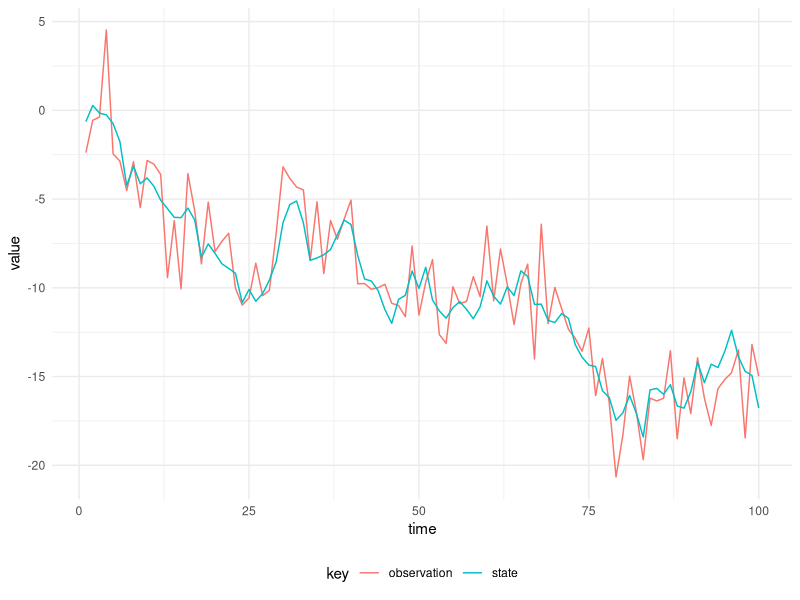
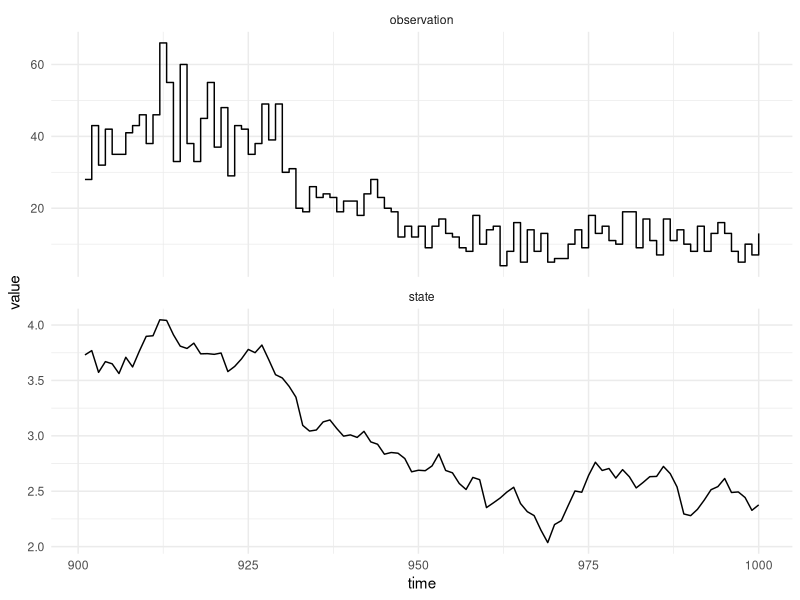

The R source for these figures, in order:
## ---- chunk 1
knitr::opts_chunk$set(echo = TRUE, message = FALSE, warning = FALSE)
library(tidyverse)
theme_set(theme_minimal())
## ---- chunk 2
data = read_csv("../data/first_order_dlm.csv")

data %>%
  gather(key, value, -time) %>%
  ggplot(aes(x = time, y = value, colour = key)) +
  geom_line() +
  theme(legend.position = "bottom")
## ---- chunk 3
data = read_csv("../data/poisson_dglm.csv")

data %<>%
  gather(key, value, -time) %>%
  filter(time > 900) 

ggplot() +
  geom_line(data = subset(data, key == "state"), aes(x = time, y = value)) +
  geom_step(data = subset(data, key == "observation"), aes(x = time, y = value)) +
  facet_wrap(~key, scales = "free_y", ncol = 1) +
  theme(legend.position = "none")
